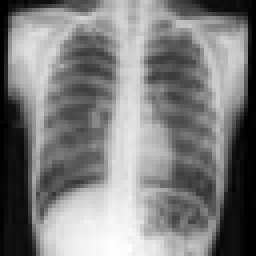
#> input picture data/test/normal/0.jpg, 64 x 64 px (shown 4 times larger); its folder holds 4 pictures in this run
$ jupyter execute main.ipynb
#> lines starting #> are read from the running program, lines starting #| are printed output that depends on the picture
### src/pca.py
import numpy as np

class principal_components:

    def __init__(self,data):
        self.data=data
    #returns eigen values
    def pca(self):
        c=np.cov(self.data.T)
        eigen_values,eigen_vectors=np.linalg.eig(c)
        #sort from highest to lowest
        idx=np.argsort(eigen_values)[::-1]
        eigen_values=eigen_values[idx]
        eigen_vectors=eigen_vectors[:,idx]
        return eigen_vectors,eigen_values

    #projects data to new subspace
    def projection(self,data):
        p,e=self.pca()
        #projection
        x=data-np.mean(self.data,axis=0)
        return x@p

    def d_principal_components(self,data,d):
        w=self.projection(data)
        w=w[:,:d]
        return w

    def d_rank_approximation(self,data,d):
        mu=np.mean(self.data,axis=0)
        w=self.projection(data)
        p,e=self.pca(self.data)
        w=w[:,:d]
        p=p[:,:d]
        x_hat=np.dot(w,p.T)+mu
        return x_hat

    def variation(self,delta):
        p,e=self.pca()
        d=np.cumsum(e)/np.sum(e)

        idx=np.where(d>delta)

        return np.min(idx)

    def variance_contributions(self):
        p,e=self.pca()
        v=e/np.sum(e)
        return v

### src/main.ipynb
[cell 1]
import numpy as np
np.set_printoptions(suppress=True)
import glob
import matplotlib.pyplot as plt
from skimage import color
from skimage.transform import resize
import time
import models
import pca
import skimage

### Loading training & testing data

[cell 2]
def load_data(path):
    #get filenames and total
#> called with path = 'train'
    normal_filenames=glob.glob("../data/"+path+"/normal/*")
    pneumonia_filenames=glob.glob("../data/"+path+"/pneumonia/*")
    total=len(normal_filenames)+len(pneumonia_filenames)
    #arrays to store data
    x=np.ones((total,64*64))
    y=np.ones((total,))

    #load normal images belonging to class 0
    i=0
    for filename in normal_filenames:
        image=plt.imread(filename)
#> image is the input picture: shape (64, 64, 3); min 0, max 255, mean 126.2
        if image.ndim>2:
            image=image[:,:,0]
#> image: shape (64, 64)
        x[i,:]=image.flatten()
        y[i]=0
        i=i+1

    #load pneumonia images belonging to class 1
    for filename in pneumonia_filenames:
        image=plt.imread(filename)
        if image.ndim>2:
            image=image[:,:,0]
        x[i,:]=image.flatten()
        y[i]=1
        i=i+1

    idx=np.arange(len(x))
#> idx = [0, 1, 2, 3]
    np.random.shuffle(idx)
    x=x[idx]
    y=y[idx]
#> y = [0, 0, 0, 0]

    return x,y

[cell 3]
x_train,y_train=load_data("train")
#> y_train = [0, 0, 0, 0]
x_test,y_test=load_data("test")
#> y_test = [0, 0, 0, 0]

### Principal component analysis

[cell 4]
principal_component_analysis=pca.principal_components(x_train)
variances=principal_component_analysis.variance_contributions()[:10]
#> in pca, `c=np.cov(self.data.T)`:
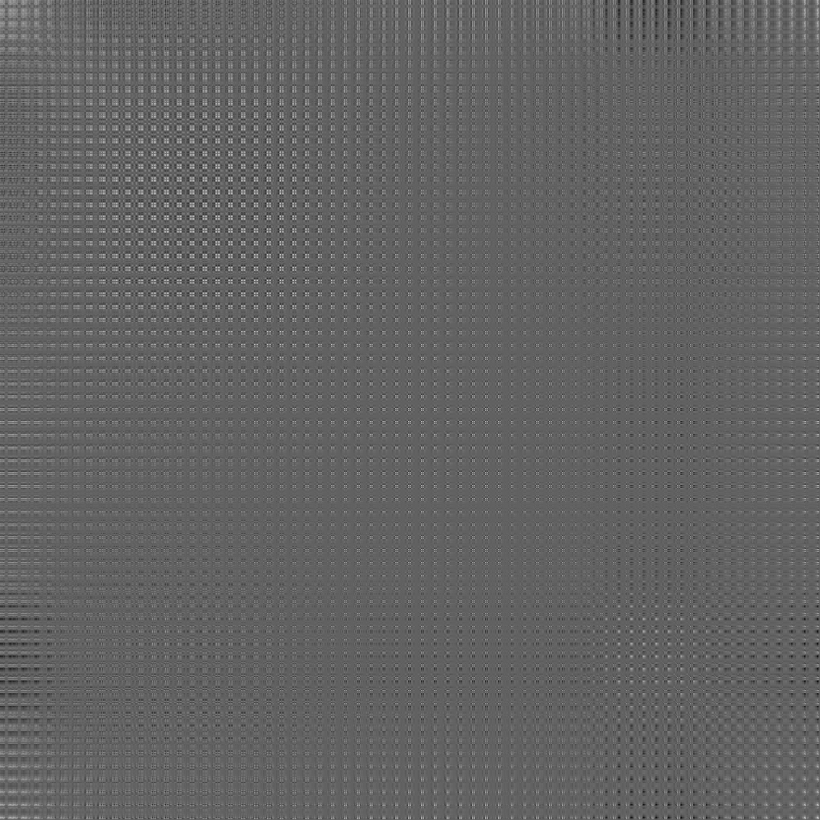
#> c: shape (4096, 4096) float64 (shown at 1/5 size); min -7099, max 11456.3, mean 156.8; drawn with min black and max white
